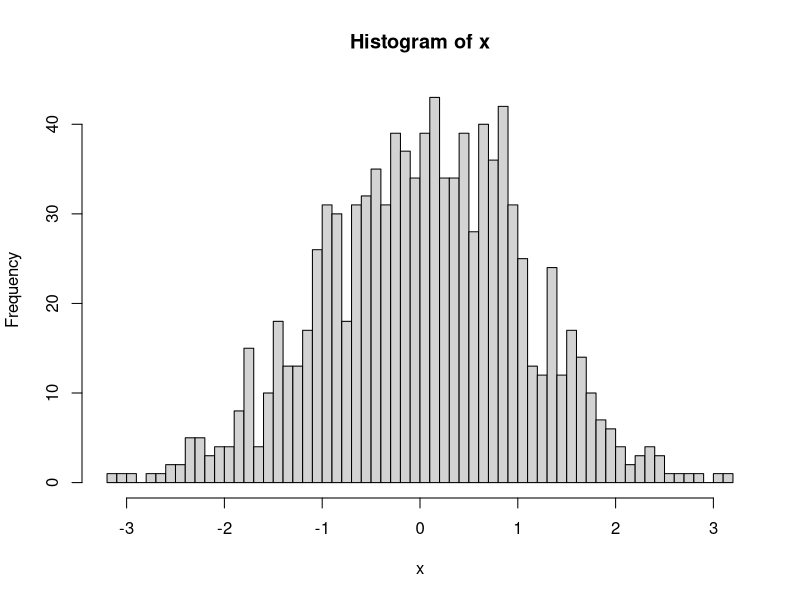

Here is the R script that generated this plot:
## ---- chunk 1
print("its r")
## ---- chunk 2
2+3

5-1

2*3

5^2

5/2

sqrt(10)

log(10)

exp(1)

sin(1)

cos(1)

tan(1)
## ---- chunk 3
y = 10

x = 15

x + y
## ---- chunk 4
print("hi")
## ---- chunk 5
x = c(1,2,3,4,5)

x

mean(x)
sd(x)
median(x)
IQR(x)
quantile(x, 0.5)
## ---- chunk 6
x = rnorm(1000, 0, 1)
hist(x, breaks=50)
